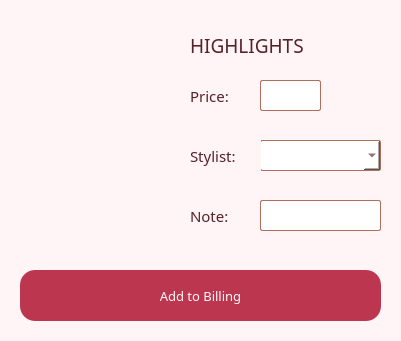
           <widget class="QWidget" name="tabs_highlights" native="true">
            <property name="geometry">
             <rect>
              <x>440</x>
              <y>390</y>
              <width>401</width>
              <height>341</height>
             </rect>
            </property>
            <property name="cursor">
             <cursorShape>ArrowCursor</cursorShape>
            </property>
            <property name="styleSheet">
             <string notr="true">border-radius: 20px;
background-color: #fff5f6</string>
            </property>
            <widget class="QLabel" name="logo_home_25">
             <property name="geometry">
              <rect>
               <x>20</x>
               <y>30</y>
               <width>151</width>
               <height>211</height>
              </rect>
             </property>
             <property name="styleSheet">
              <string notr="true"/>
             </property>
             <property name="text">
              <string/>
             </property>
             <property name="pixmap">
              <pixmap>pics/hair highlights.png</pixmap>
             </property>
             <property name="scaledContents">
              <bool>true</bool>
             </property>
            </widget>
            <widget class="QLabel" name="label_highlights">
             <property name="geometry">
              <rect>
               <x>190</x>
               <y>30</y>
               <width>141</width>
               <height>31</height>
              </rect>
             </property>
             <property name="font">
              <font>
               <family>Vogue</family>
               <pointsize>14</pointsize>
              </font>
             </property>
             <property name="styleSheet">
              <string notr="true">color:  rgb(85,34,41);</string>
             </property>
             <property name="text">
              <string>HIGHLIGHTS</string>
             </property>
             <property name="alignment">
              <set>Qt::AlignLeading|Qt::AlignLeft|Qt::AlignVCenter</set>
             </property>
            </widget>
            <widget class="QLabel" name="label_home_53">
             <property name="geometry">
              <rect>
               <x>190</x>
               <y>80</y>
               <width>51</width>
               <height>31</height>
              </rect>
             </property>
             <property name="font">
              <font>
               <family>Classy Vogue</family>
               <pointsize>11</pointsize>
              </font>
             </property>
             <property name="styleSheet">
              <string notr="true">color:  rgb(85,34,41);
border: 0px;</string>
             </property>
             <property name="text">
              <string>Price:</string>
             </property>
             <property name="alignment">
              <set>Qt::AlignLeading|Qt::AlignLeft|Qt::AlignVCenter</set>
             </property>
            </widget>
            <widget class="QPlainTextEdit" name="highlights_price">
             <property name="geometry">
              <rect>
               <x>260</x>
               <y>80</y>
               <width>61</width>
               <height>31</height>
              </rect>
             </property>
             <property name="font">
              <font>
               <family>Classy Vogue</family>
               <pointsize>10</pointsize>
              </font>
             </property>
             <property name="cursor" stdset="0">
              <cursorShape>IBeamCursor</cursorShape>
             </property>
             <property name="styleSheet">
              <string notr="true">background-color: white;
border-radius: 2px;
border: 1px solid #af6f5c;
color:  rgb(85,34,41);</string>
             </property>
             <property name="plainText">
              <string/>
             </property>
            </widget>
            <widget class="QComboBox" name="stylist_choice_highlights">
             <property name="geometry">
              <rect>
               <x>260</x>
               <y>140</y>
               <width>121</width>
               <height>31</height>
              </rect>
             </property>
             <property name="font">
              <font>
               <family>Classy Vogue</family>
               <pointsize>10</pointsize>
              </font>
             </property>
             <property name="cursor">
              <cursorShape>PointingHandCursor</cursorShape>
             </property>
             <property name="styleSheet">
              <string notr="true">background-color: white;
border-radius: 2px;
border: 1px solid #af6f5c;
color:  rgb(85,34,41);</string>
             </property>
             <property name="currentIndex">
              <number>-1</number>
             </property>
             <item>
              <property name="text">
               <string>Liza</string>
              </property>
             </item>
             <item>
              <property name="text">
               <string>Cecil</string>
              </property>
             </item>
             <item>
              <property name="text">
               <string>Beng</string>
              </property>
             </item>
             <item>
              <property name="text">
               <string>Mar</string>
              </property>
             </item>
            </widget>
            <widget class="QLabel" name="label_home_54">
             <property name="geometry">
              <rect>
               <x>190</x>
               <y>140</y>
               <width>71</width>
               <height>31</height>
              </rect>
             </property>
             <property name="font">
              <font>
               <family>Classy Vogue</family>
               <pointsize>11</pointsize>
              </font>
             </property>
             <property name="styleSheet">
              <string notr="true">color:  rgb(85,34,41);
border: 0px;</string>
             </property>
             <property name="text">
              <string>Stylist:</string>
             </property>
             <property name="alignment">
              <set>Qt::AlignLeading|Qt::AlignLeft|Qt::AlignVCenter</set>
             </property>
            </widget>
            <widget class="QLabel" name="label_home_55">
             <property name="geometry">
              <rect>
               <x>190</x>
               <y>200</y>
               <width>71</width>
               <height>31</height>
              </rect>
             </property>
             <property name="font">
              <font>
               <family>Classy Vogue</family>
               <pointsize>11</pointsize>
              </font>
             </property>
             <property name="styleSheet">
              <string notr="true">color:  rgb(85,34,41);
border: 0px;</string>
             </property>
             <property name="text">
              <string>Note:</string>
             </property>
             <property name="alignment">
              <set>Qt::AlignLeading|Qt::AlignLeft|Qt::AlignVCenter</set>
             </property>
            </widget>
            <widget class="QPlainTextEdit" name="highlights_note">
             <property name="geometry">
              <rect>
               <x>260</x>
               <y>200</y>
               <width>121</width>
               <height>31</height>
              </rect>
             </property>
             <property name="font">
              <font>
               <family>Classy Vogue</family>
               <pointsize>10</pointsize>
              </font>
             </property>
             <property name="cursor" stdset="0">
              <cursorShape>IBeamCursor</cursorShape>
             </property>
             <property name="styleSheet">
              <string notr="true">background-color: white;
border-radius: 2px;
border: 1px solid #af6f5c;
color:  rgb(85,34,41);</string>
             </property>
             <property name="plainText">
              <string/>
             </property>
            </widget>
            <widget class="QLabel" name="addOrder_highlights">
             <property name="geometry">
              <rect>
               <x>20</x>
               <y>270</y>
               <width>361</width>
               <height>51</height>
              </rect>
             </property>
             <property name="font">
              <font>
               <family>Classy Vogue</family>
               <pointsize>10</pointsize>
              </font>
             </property>
             <property name="styleSheet">
              <string notr="true">color: rgba(254,250,249,255);
background-color: rgb(188,54,79);
border-radius: 15px;</string>
             </property>
             <property name="text">
              <string>Add to Billing</string>
             </property>
             <property name="alignment">
              <set>Qt::AlignCenter</set>
             </property>
            </widget>
            <widget class="QPushButton" name="bttn_highlights">
             <property name="geometry">
              <rect>
               <x>20</x>
               <y>270</y>
               <width>361</width>
               <height>51</height>
              </rect>
             </property>
             <property name="cursor">
              <cursorShape>PointingHandCursor</cursorShape>
             </property>
             <property name="styleSheet">
              <string notr="true">background-color: rgba(0, 0, 0, 0);</string>
             </property>
             <property name="text">
              <string/>
             </property>
             <property name="autoDefault">
              <bool>false</bool>
             </property>
             <property name="flat">
              <bool>true</bool>
             </property>
            </widget>
           </widget>
